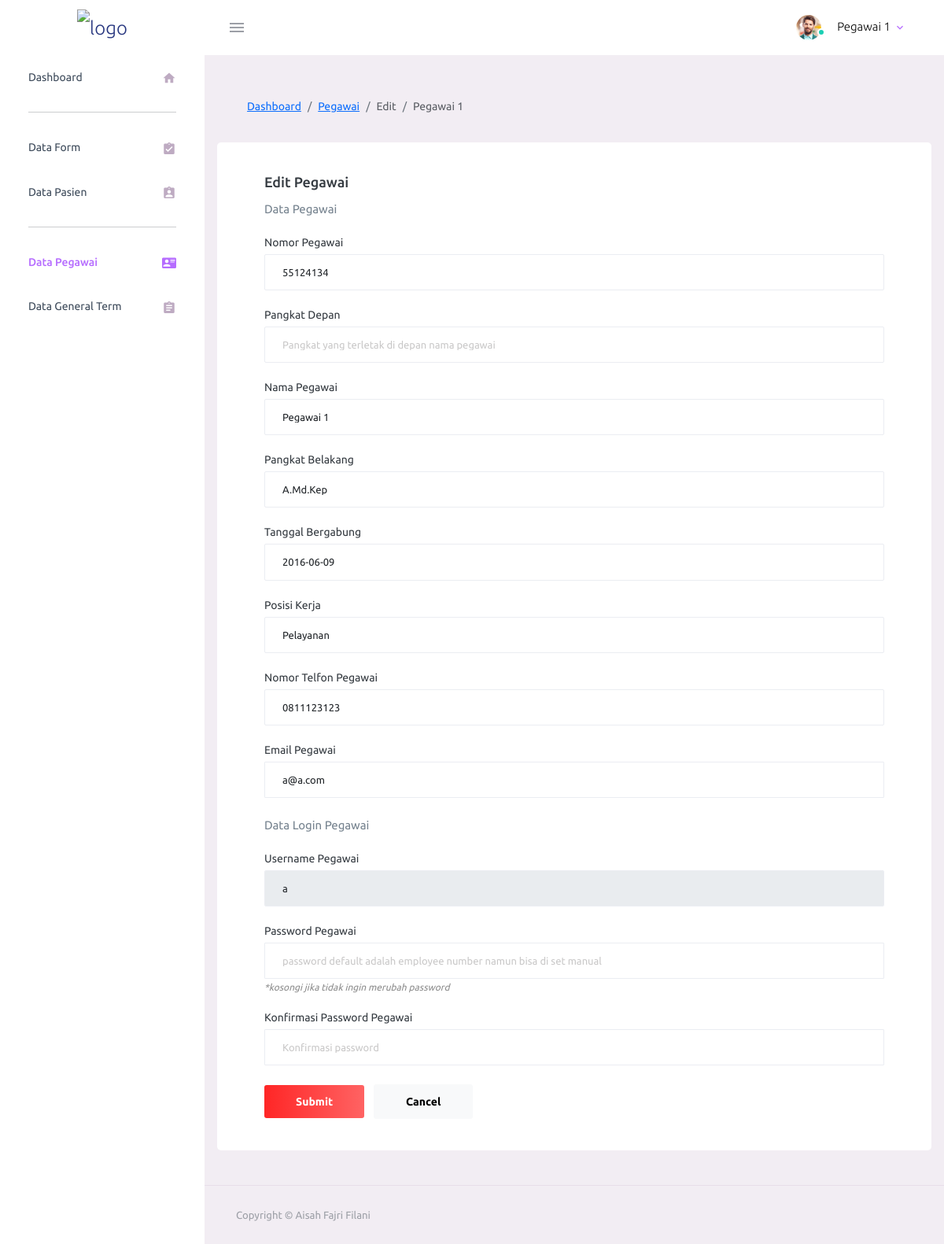
The page /app/pages/pegawai/edit.php/1 (signed in) on the database its author committed.
### tables this page shows
CREATE TABLE `users` (
  `id` int(11) NOT NULL,
  `username` varchar(200) NOT NULL,
  `password` varchar(100) NOT NULL,
  `name` varchar(200) NOT NULL,
  `roles` int(11) NOT NULL,
  `inputdate` timestamp NOT NULL DEFAULT current_timestamp(),
  `updatedate` timestamp NULL DEFAULT NULL
);

CREATE TABLE `employees` (
  `id` int(11) NOT NULL,
  `employee_number` varchar(50) NOT NULL,
  `name` varchar(200) NOT NULL,
  `front_title` varchar(50) DEFAULT NULL,
  `back_title` varchar(50) DEFAULT NULL,
  `join_date` date DEFAULT NULL,
  `position` varchar(50) DEFAULT NULL,
  `phone` varchar(15) DEFAULT NULL,
  `email` varchar(100) DEFAULT NULL,
  `user_id` int(11) NOT NULL,
  `inputdate` timestamp NOT NULL DEFAULT current_timestamp(),
  `updatedate` timestamp NULL DEFAULT NULL
);

### system/config/base.php (called while the page is built, shortened)
<?php
include 'function.php';
include_once $rootpath . '/system/server/db.php';
$session = $_SESSION;
function routes($param = null, $id=null)
{
    $baseurl = $_SERVER['REQUEST_SCHEME'] . "://" . $_SERVER['HTTP_HOST'] . "/ais-project";
    $routes = [
        'login' => '/app/pages/login/index.php',
        'do-login' => '/app/pages/login/do-login.php',
        'logout' => '/app/pages/login/do-logout.php',
        'dashboard' => '/app/pages/dashboard/index.php',
        'ajax-pasien-wali' => '/app/pages/ajax/ajax-pasien-wali.php',
        'pasien' => '/app/pages/pasien/index.php',
        'pasien/add' => '/app/pages/pasien/add.php',
        'pasien/input' => '/app/pages/pasien/input.php',
        'pasien/edit' => '/app/pages/pasien/edit.php',
        'pasien/update' => '/app/pages/pasien/update.php',
        'pasien/delete' => '/app/pages/pasien/delete.php',
        'form' => '/app/pages/form/index.php',
        'form/fill' => '/app/pages/form/fill/1.php',
        'form/fill/2' => '/app/pages/form/fill/2.php',
        'form/fill/3' => '/app/pages/form/fill/3.php',
        'form/fill/4' => '/app/pages/form/fill/4.php',
        'form/do-fill-1' => '/app/pages/form/action/do-fill-1.php',
        'form/do-fill-2' => '/app/pages/form/action/do-fill-2.php',
        'form/do-fill-3' => '/app/pages/form/action/do-fill-3.php',
        'form/do-fill-4' => '/app/pages/form/action/do-fill-4.php',
        'form/done' => '/app/pages/form/done.php',
        'form/preview-new' => '/app/pages/form/preview.php',
        'form/add' => '/app/pages/form/add.php',
        'form/input' => '/app/pages/form/input.php',
        'form/edit' => '/app/pages/form/edit.php',
        'form/update' => '/app/pages/form/update.php',
        'form/delete' => '/app/pages/form/delete.php',
        'submit' => '/app/pages/form/submit.php',
        'pegawai' => '/app/pages/pegawai/index.php',
        'pegawai/add' => '/app/pages/pegawai/add.php',
        'pegawai/input' => '/app/pages/pegawai/input.php',
        'pegawai/edit' => '/app/pages/pegawai/edit.php',
        'pegawai/update' => '/app/pages/pegawai/update.php',
        'pegawai/delete' => '/app/pages/pegawai/delete.php',
        'term' => '/app/pages/term/index.php',
        'term/add' => '/app/pages/term/add.php',
        'term/input' => '/app/pages/term/input.php',
        'term/edit' => '/app/pages/term/edit.php',
        'term/update' => '/app/pages/term/update.php',
        'term/delete' => '/app/pages/term/delete.php',
    ];
    return $baseurl . ($routes[$param] ."/". $id  ?? '');
}

### system/config/function.php (called while the page is built, shortened)
<?php
function getUri($index){
    $uri = explode("/", $_SERVER['REQUEST_URI']);
    if(isset($uri[$index])){
        $uri[$index] = str_replace(".php", "", $uri[$index]);
        return $uri[$index];
    }
    return null;
}
function needHidden($param, $value){
    return '';
}
function toTitle($string){
    return ucwords(strtolower($string));
}
?>

### system/server/db.php (called while the page is built, shortened)
<?php
$servername = "localhost";
$username = "root";
$password = "";
$dbname = "db_consent_form";
$db = new mysqli($servername, $username, $password, $dbname);
function find($table, $where = null)
{
    global $db;
    $sql = "SELECT * FROM $table";
    if ($where != null) {
        $sql .= " WHERE $where";
    }
    $result = $db->query($sql);
    $data = [];
    if ($result->num_rows > 0) {
        $data = $result->fetch_assoc();
    }
    return $data;
}

### app/pages/pegawai/edit.php (the view, shortened to what this page needs)
<?php include_once '../../../system/view/header.php';?>
<?php
$employees = find('employees', 'id='.getUri(6));
$user = find('users', 'id='.$employees['user_id'])
?>
<div class="container-scroller">
    <?php include "$rootpath/app/layout/topbar.php";?>
    <div class="container-fluid page-body-wrapper">
        <?php include "$rootpath/app/layout/sidebar.php";?>
        <div class="main-panel">
            <div class="content-wrapper">
                <div class="page-header">
                    <nav aria-label="breadcrumb">
                        <ol class="breadcrumb">
                            <li class="breadcrumb-item"><a href="<?=routes('dashboard')?>"><?=toTitle('Dashboard')?></a>
                            </li>
                            <li class="breadcrumb-item active" aria-current="page"><a
                                    href="<?=routes(getUri(4))?>"><?=toTitle(getUri(4))?></a></li>
                            <li class="breadcrumb-item active" aria-current="page"><?=toTitle(getUri(5))?></li>
                            <li class="breadcrumb-item active" aria-current="page"><?=toTitle($employees['name'])?></li>
                        </ol>
                    </nav>
                </div>
                <div class="row">
                    <div class="card">
                        <div class="card-body">
                            <h4 class="card-title">Edit <?=getUri(4)?></h4>
                            <p class="card-description"> Data Pegawai </p>
                            <form class="forms-sample" method="post" action="<?=routes('pegawai/update')?>">
                                <div class="form-group">
                                    <label for="exampleInputName1">Nomor Pegawai</label>
                                    <input type="text" name="employee_number" class="form-control"
                                        id="exampleInputName1" placeholder="Nomor pegawai"
                                        value="<?=$employees['employee_number']?>">
                                </div>
                                <div class="form-group">
                                    <label for="exampleInputEmail3">Pangkat Depan</label>
                                    <input type="text" name="front_title" class="form-control" id="exampleInputEmail3"
                                        placeholder="Pangkat yang terletak di depan nama pegawai"
                                        value="<?=$employees['front_title']?>">
                                </div>
                                <div class="form-group">
                                    <label for="exampleInputEmail3">Nama Pegawai</label>
                                    <input type="text" name="name" class="form-control" id="exampleInputEmail3"
                                        placeholder="Nama Pegawai" value="<?=$employees['name']?>">
                                </div>
                                <div class="form-group">
                                    <label for="exampleInputEmail3">Pangkat Belakang</label>
                                    <input type="text" name="back_title" class="form-control" id="exampleInputEmail3"
                                        placeholder="Pangkat yang terletak di belakang nama pegawai"
                                        value="<?=$employees['back_title']?>">
                                </div>
                                <div class="form-group">
                                    <label for="exampleInputPassword4">Tanggal Bergabung</label>
                                    <input type="text" id="datepicker" name="join_date" class="form-control"
                                        placeholder="Tanggal bergabung dengan rumah sakit" value="<?=$employees['join_date']?>">
                                </div>
                                <div class="form-group">
                                    <label for="exampleInputEmail3">Posisi Kerja</label>
                                    <input type="text" name="position" class="form-control" id="exampleInputEmail3"
                                        placeholder="Posisi kerja saat ini" value="<?=$employees['position']?>">
                                </div>
                                <div class="form-group">
                                    <label for="exampleInputEmail3">Nomor Telfon Pegawai</label>
                                    <input type="text" name="phone" class="form-control" id="exampleInputEmail3"
                                        placeholder="Nomor Telfon" value="<?=$employees['phone']?>">
                                </div>
                                <div class="form-group">
                                    <label for="exampleInputEmail3">Email Pegawai</label>
                                    <input type="email" name="email" class="form-control" id="exampleInputEmail3"
                                        placeholder="Email yang aktif" value="<?=$employees['email']?>">
                                </div>
                                <p class="card-description"> Data Login Pegawai </p>
                                <div class="form-group">
                                    <label for="exampleInputEmail3">Username Pegawai</label>
                                    <input type="text" name="username_lama" class="form-control" id="exampleInputEmail3" readonly
                                        placeholder="username sama dengan employee number" value="<?=$user['username']?>">
                                </div>
                                <div class="form-group">
                                    <label for="exampleInputEmail3">Password Pegawai</label>
                                    <input type="password" name="password_baru" class="form-control"
                                        id="exampleInputEmail3"
                                        placeholder="password default adalah employee number namun bisa di set manual">
                                    <span class='fst-italic text-gray text-sm'>*kosongi jika tidak ingin merubah password</span>
                                </div>
                                <div class="form-group">
                                    <label for="exampleInputEmail3">Konfirmasi Password Pegawai</label>
                                    <input type="password" name="confirm_password_baru" class="form-control"
                                        id="exampleInputEmail3" placeholder="Konfirmasi password">
                                </div>
                                <button type="submit" class="btn btn-gradient-primary me-2">Submit</button>
                                <button class="btn btn-light">Cancel</button>
                            </form>
                        </div>
                    </div>
                </div>
            </div>
            <footer class="footer">
                <div class="container-fluid d-flex justify-content-between">
                    <span class="text-muted d-block text-center text-sm-start d-sm-inline-block">Copyright ©
                        Aisah Fajri Filani</span>
                </div>
            </footer>
        </div>
    </div>
</div>
<?php include_once '../../../system/view/footer.php';?>

### app/layout/topbar.php (shortened to what this page needs)
<nav class="navbar default-layout-navbar col-lg-12 col-12 p-0 fixed-top d-flex flex-row">
        <div class="text-center navbar-brand-wrapper d-flex align-items-center justify-content-center">
          <a class="navbar-brand brand-logo" href="<?=routes('dashboard')?>"><img src="<?= $baseurl.'/assets/raw/theme/images/logo.svg'?>" alt="logo" /></a>
        </div>
        <div class="navbar-menu-wrapper d-flex align-items-stretch <?=needHidden(getUri(5),'fill')?> <?=needHidden(getUri(5),'done')?>">
          <button class="navbar-toggler navbar-toggler align-self-center" type="button" data-toggle="minimize">
            <span class="mdi mdi-menu"></span>
          </button>
          <ul class="navbar-nav navbar-nav-right">
            <li class="nav-item nav-profile dropdown">
              <a class="nav-link dropdown-toggle" id="profileDropdown" href="#" data-bs-toggle="dropdown" aria-expanded="false">
                <div class="nav-profile-img">
                  <img src="<?= $baseurl.'/assets/raw/theme/images/faces/face1.jpg'?>" alt="image">
                  <span class="availability-status online"></span>
                </div>
                <div class="nav-profile-text">
                  <p class="mb-1 text-black"><?= $session['user']['name']?></p>
                </div>
              </a>
            </li>
        </div>
      </nav>

### system/view/header.php (style rules this page uses)
input[type="text"] { border-radius: 2px; }
#datepicker { border-radius: 2px; background-color: #fff; }
.text-sm { font-size: 12px; }

### rows shown on the page
users: name "Pegawai 1", username_lama "a"
employees: name "Pegawai 1", employee_number "55124134", back_title "A.Md.Kep", join_date "2016-06-09", position "Pelayanan", phone "0811123123", email "a@a.com"

### other values the page prints
toTitle('Dashboard') "Dashboard"
toTitle(getUri(4)) "Pegawai"
toTitle(getUri(5)) "Edit"
getUri(4) "Pegawai"
